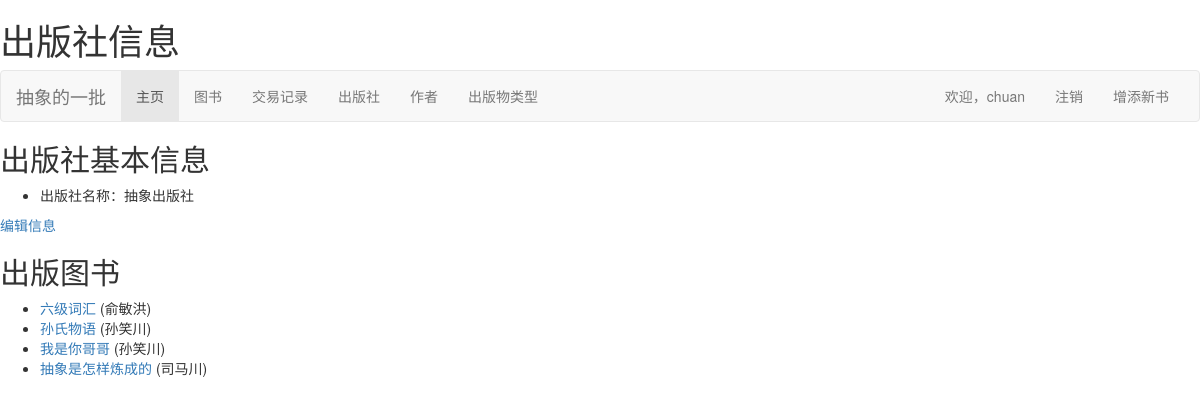
/bookstore/publishers/1/ (signed in), run on the app's committed database.
### bookstore/models.py (models this page shows, shortened)
class Publisher(models.Model):
    name = models.CharField(max_length=30, verbose_name='出版社')
    class Meta:
        verbose_name = '出版社'
        verbose_name_plural = '出版社'
        ordering = ['name', ]

class Book(models.Model):
    ISBN = models.CharField(max_length=13, verbose_name='ISBN号', help_text='请输入纯数字ISBN（不带横杠）', validators=
                            [vl.RegexValidator(regex='^\d{13}$', message='请确保ISBN格式正确！')])
    name = models.CharField(max_length=50, verbose_name='书名')
    language = models.CharField(max_length=10, verbose_name='语言', default='汉语')
    author = models.ManyToManyField(Author, verbose_name='作者')
    publisher = models.ForeignKey(Publisher, on_delete=models.DO_NOTHING, verbose_name='出版社')
    price = models.DecimalField(max_digits=5, decimal_places=2, verbose_name='售价', validators=
                                [vl.MaxValueValidator(999.99, message='最高999.99元'),
                                 vl.MinValueValidator(0.01, message='最低0.01元')])
    inventory = models.IntegerField(verbose_name='当前库存', validators=[vl.MinValueValidator(0)], default=0)
    category = models.ManyToManyField(Category, verbose_name='类别')
    summary = models.CharField(max_length=100, verbose_name='简介', default='懒狗管理员没有留下任何摘要，是不是可以爬了？')
    class Meta:
        verbose_name = '图书信息'
        verbose_name_plural = '图书信息'
        ordering = ['name', 'publisher', ]
    def get_absolute_url(self):
        return reverse('related_transaction', args=[str(self.id)])
    def get_author(self):
        return '，'.join([a.name for a in self.author.order_by('name')])

class Author(models.Model):
    name = models.CharField(max_length=30, verbose_name='作者姓名')
    class Meta:
        verbose_name = '作者'
        verbose_name_plural = '作者'
        ordering = ['name', ]

### bookstore/views.py (the view)
# urls.py: path('publishers/<int:pid>/', views.pub_books, name='pub_books'),
@login_required
def pub_books(request, pid):
    publisher = get_object_or_404(Publisher, id=pid)
    published_books = publisher.book_set.filter(publisher=publisher)
    return render(request, 'bookstore/pub_books.html', {'publisher': publisher, 'published_books': published_books})

### bookstore/templates/bookstore/pub_books.html
{% extends 'base.html' %}
{% block title %}<h1 class="my-con1">出版社信息</h1>{% endblock %}
{% block content %}
    <div class="body">
        <h2>出版社基本信息</h2>
        <ul class="b1">
        <li>出版社名称：{{ publisher.name }}</li>
        </ul>
        <a href="{% url 'pub_update' publisher.id %}" class="m1">编辑信息</a>
        <h2>出版图书</h2>
        <ul class="b1">
        {% for book in published_books %}
        <li>
          <a href="{{ book.get_absolute_url }}">{{ book.name }}</a> ({{book.get_author}})
        </li>
        {% empty %}
        <li>
            没有了，没有这家出版的图书了！
        </li>
        {% endfor %}
        </ul>
    </div>
{% endblock %}

### bookstore/templates/base.html (shortened to what this page needs)
<!DOCTYPE html>
<html lang="zh-hans">
<head>
  {% block title %}<title>抽象书城不欢迎你！</title>{% endblock %}
  <link href="https://cdn.jsdelivr.net/npm/bootstrap@3.3.7/dist/css/bootstrap.min.css" rel="stylesheet">
</head>
<body>
<nav class="navbar navbar-default">
  <div class="container-fluid">
    <div class="navbar-header">
      <a class="navbar-brand">抽象的一批</a>
    </div>
    <div class="collapse navbar-collapse" id="bs-example-navbar-collapse-1">
      <ul class="nav navbar-nav">
        <li role="presentation" class="active"><a href="{% url 'index' %}">主页</a></li>
        <li role="presentation"><a href="{% url 'books' %}">图书</a></li>
        <li role="presentation"><a href="{% url 'transactions' %}">交易记录</a></li>
        <li role="presentation"><a href="{% url 'publishers' %}">出版社</a></li>
        <li role="presentation"><a href="{% url 'authors' %}">作者</a></li>
        <li role="presentation"><a href="{% url 'categories' %}">出版物类型</a></li>
      </ul>
      <ul class="nav navbar-nav navbar-right">
        {% if user.is_authenticated %}
          <li><a href="{% url 'profile' user.id %}?next={{request.path}}">欢迎，{{ user.get_username }}</a></li>
          <li><a href="{% url 'logout'%}?next={{request.path}}">注销</a></li>
          <li><a href="{% url 'newbook' %}?next={{request.path}}">增添新书</a></li>
        {% else %}
          <li><a href="{% url 'login'%}?next={{request.path}}">去登录</a></li>
        {% endif %}
      </ul>
    </div>
  </div>
</nav>
{% block content %}{% endblock %}
</body>
</html>

### data on the page
Publisher: name "抽象出版社"
Book: name "六级词汇", get_author "俞敏洪"
Book: name "孙氏物语", get_author "孙笑川"
Book: name "我是你哥哥", get_author "孙笑川"
Book: name "抽象是怎样炼成的", get_author "司马川"

### other printed values
{{ user.get_username }} "chuan"
